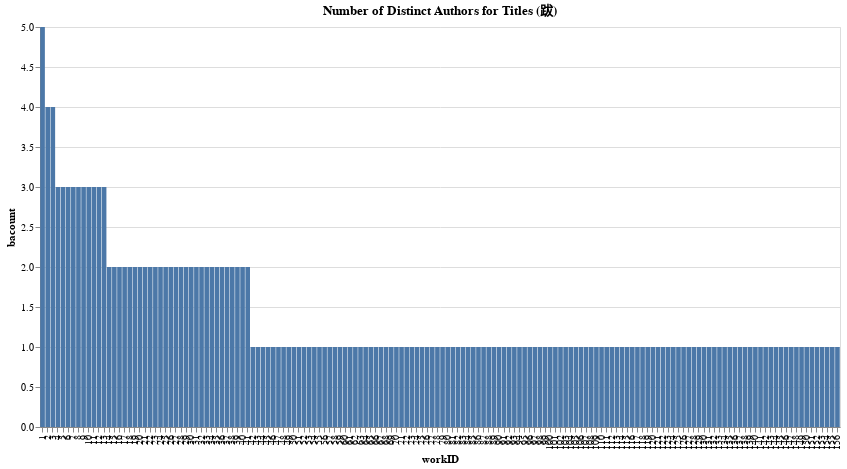

Here is the notebook cell this chart was saved with:
### Markdown cell above
### 1.1.3 跋作者数量

### Code cell
baSQL = '''
SELECT workID,count(DISTINCT poetID) as bacount
FROM workpoetlinks 
WHERE role IN ('跋作者')
Group By workID
ORDER BY bacount DESC
'''
ba = duckdb.query(baSQL).df()
ba.set_index('workID', inplace=True)
ba



# Sort the DataFrame by ticicount in descending order
ba_sorted = ba.sort_values(by='bacount', ascending=False)
ba_sorted['order'] = range(1, len(ba_sorted) + 1)

# Create a bar chart using the DataFrame's index for the x-axis
chart = alt.Chart(ba_sorted.reset_index()).mark_bar().encode(
    x=alt.X('order:O', title='workID'),  # Use index for the x-axis
    y='bacount:Q',  # ticicount on the y-axis
    tooltip=['workID:O', 'bacount:Q']  # Tooltip for interaction
).properties(
    title='Number of Distinct Authors for Titles (跋)',
    width=800,
    height=400
)

# Display the chart
chart

### Figure 1 — Vega-Lite specification as saved in the notebook (floating-point values rounded to 4 significant figures; data arrays with more than 128 entries replaced by an {"elided": "..."} marker saying what was removed)
{"config": {"view": {"continuousWidth": 300, "continuousHeight": 300}}, "data": {"name": "data-755a4b92795c9c055cffdf368e642b20"}, "mark": {"type": "bar"}, "encoding": {"tooltip": [{"field": "workID", "type": "ordinal"}, {"field": "bacount", "type": "quantitative"}], "x": {"field": "order", "title": "workID", "type": "ordinal"}, "y": {"field": "bacount", "type": "quantitative"}}, "height": 400, "title": "Number of Distinct Authors for Titles (跋)", "width": 800, "$schema": "https://vega.github.io/schema/vega-lite/v5.20.1.json", "datasets": {"data-755a4b92795c9c055cffdf368e642b20": {"elided": "156 records"}}}
